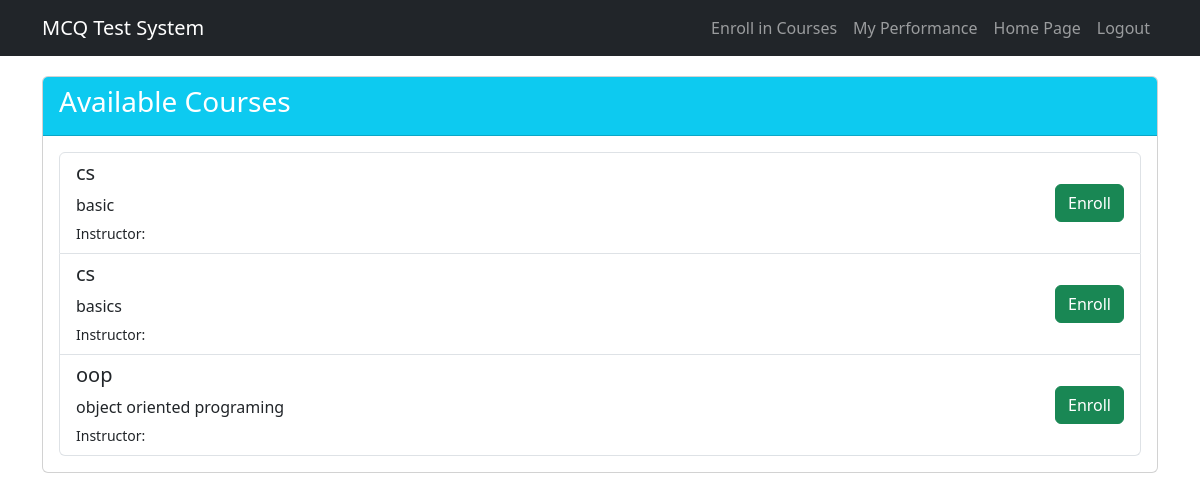
/courses/enroll/ (signed in), run on the app's committed database.
### app/models.py (models this page shows, shortened)
class Course(models.Model):
    name = models.CharField(max_length=200)
    code = models.CharField(max_length=20, unique=True)
    description = models.TextField()
    instructor = models.ForeignKey(User, on_delete=models.CASCADE, related_name='courses_taught')
    subjects = models.ManyToManyField(Subject, related_name='courses')
    start_date = models.DateField()
    end_date = models.DateField()
    is_active = models.BooleanField(default=True)
    created_at = models.DateTimeField(auto_now_add=True)

### app/views.py (the view)
# urls.py: path('courses/enroll/', views.enroll_course, name='enroll_course'),
@login_required
def enroll_course(request):
    if request.method == 'POST':
        course_id = request.POST.get('course_id')
        course = get_object_or_404(Course, id=course_id)
        Enrollment.objects.get_or_create(student=request.user, course=course)
        messages.success(request, f"Enrolled in {course.name} successfully!")
        return redirect('dashboard')
    available_courses = Course.objects.exclude(
        enrollments__student=request.user
    )
    return render(request, 'student/enroll_course.html', {
        'courses': available_courses
    })

### app/templates/student/enroll_course.html (shortened to what this page needs)
{% extends 'base.html' %}
{% block content %}
<div class="card">
    <div class="card-header bg-info text-white">
        <h3>Available Courses</h3>
    </div>
    <div class="card-body">
        {% if courses %}
        <div class="list-group">
            {% for course in courses %}
            <form method="post" class="list-group-item d-flex justify-content-between align-items-center">
                <div>
                    <h5>{{ course.name }}</h5>
                    <p class="mb-1">{{ course.description }}</p>
                    <small>Instructor: {{ course.instructor.get_full_name }}</small>
                </div>
                <button type="submit" class="btn btn-success">Enroll</button>
            </form>
            {% endfor %}
        </div>
        {% else %}
        <div class="alert alert-info">
            No courses available for enrollment at this time.
        </div>
        {% endif %}
    </div>
</div>
{% endblock %}

### app/templates/base.html (style rules this page uses)
.card { margin-bottom: 20px; }

### data on the page
Course: name "cs", description "basic"
Course: name "cs", description "basics"
Course: name "oop", description "object oriented programing"
